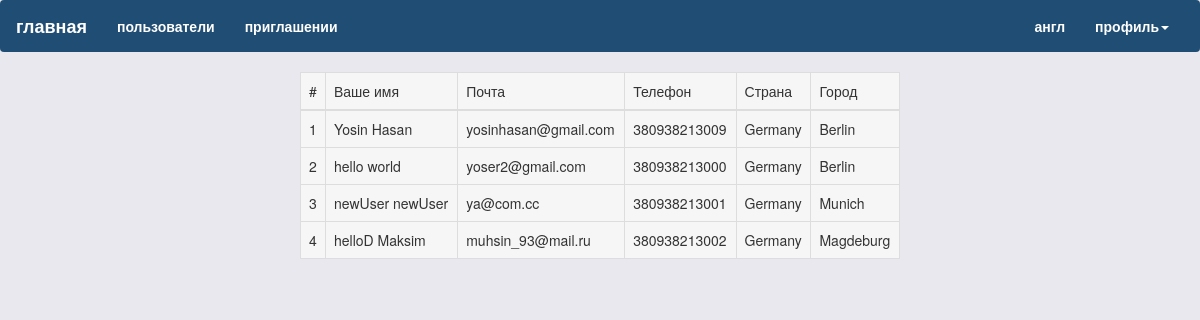
Screenshot of /index.php?view=users&lang=ru with the database file from the repository.
### tables this page shows
CREATE TABLE IF NOT EXISTS `users` (
`id` int(11) NOT NULL,
  `email` varchar(20) DEFAULT NULL,
  `password` varchar(32) DEFAULT NULL,
  `phone` varchar(12) DEFAULT NULL,
  `id_city` int(11) DEFAULT NULL,
  `invite` int(11) DEFAULT NULL,
  `firstName` varchar(20) NOT NULL,
  `lastName` varchar(20) NOT NULL
);

CREATE TABLE IF NOT EXISTS `countries` (
`id` int(11) NOT NULL,
  `country_name` varchar(60) DEFAULT NULL
);

CREATE TABLE IF NOT EXISTS `cities` (
`id` int(11) NOT NULL,
  `city_name` varchar(60) DEFAULT NULL,
  `id_country` int(11) DEFAULT NULL
);

### index.php (called while the page is built, shortened)
<?php
	$request = new Request();
	if ($request->view) {
		$view = $request->view;
		switch ($view) {
			case "users":
				$query = "SELECT `email`, `phone`, `firstName`, `lastName`, `city_name`, `country_name`
						 FROM `users` a
						 INNER JOIN `cities` b ON a.`id_city` = b.`id`
						 INNER JOIN `countries` c ON b.`id_country` = c.`id`";
				$db = Database::getDB();
				$data = $db->db->prepare($query);
				$data->execute();
				$users = $data->fetchAll(PDO::FETCH_ASSOC);
				break;
		}
	} else {
		$view = "start";
	}
	$langName = $_SESSION["lang"];
	require_once($view.".php");
?>

### libs/database.php (called while the page is built)
<?php
class Database extends DatabasePDO
{
	public static $DB = null;
	public static function getDB()
	{
		if (self::$DB != null) {
			return self::$DB;
		} else {
			self::$DB = new database(Config::DB_HOST, Config::DB_USER, Config::DB_PASSWORD, Config::DB_NAME);
		}
		return self::$DB;
	}
}

### libs/databasepdo.php (called while the page is built, shortened)
<?php
class DatabasePDO extends AbstractDB
{
    public function __construct($db_host, $db_user, $db_password, $db_name)
    {
        try {
            $this->db = new PDO("mysql:host=$db_host;dbname=$db_name", $db_user, $db_password);
        } catch (PDOException $e) {
            echo $e->getMessage();
        }
    }
}

### libs/request.php (called while the page is built, shortened)
<?php
class Request {
    private $data = array();
    public function __construct(){
        $this->data = $this->handle($_REQUEST);
    }
    public function __get($key) {
        if (array_key_exists($key,$this->data)) {
            return $this->data[$key];
        }
    }
    private function handle($arr){
        $r = array();
        foreach($arr as $k => $v){
            $r[$k] = htmlspecialchars($v);
        }
        return $r;
    }
}

### users.php (the view, shortened to what this page needs)
<?php require_once("header.phtml"); ?>
    <div class="users">
         <table class="table table-bordered">
           <thead>
                <tr>
                    <td>#</td>
                    <td><?=$lang[$langName]["name"];?></td>
                    <td><?=$lang[$langName]["email"];?></td>
                    <td><?=$lang[$langName]["phone"];?></td>
                    <td><?=$lang[$langName]["country"];?></td>
                    <td><?=$lang[$langName]["city"];?></td>
                </tr>
           </thead>
           <tbody>
            <?php if (isset($users)) { ?>
                <?php foreach($users as $key => $user) {?>
                <tr>
                    <td><?=$key+1;?></td>
                    <td><?=$user["firstName"]." ".$user["lastName"];?></td>
                    <td><?=$user["email"];?></td>
                    <td><?=$user["phone"];?></td>
                    <td><?=$user["country_name"];?></td>
                    <td><?=$user["city_name"];?></td>
                </tr>
                <tr>
                <?php } ?>
            <?php } ?>
           </tbody>
        </table>
        </div>
    </body>
</html>

### css/style.css (style rules this page uses)
body { background-color: #e8e8ee; }
.users { width: 600px; margin: 0 auto; background-color: #f6f6f6; }

### rows the page displays
users: firstName "Yosin", lastName "Hasan", email "yosinhasan@gmail.com", phone "380938213009", countries.country_name "Germany", id_city.city_name "Berlin"
users: firstName "hello", lastName "world", email "yoser2@gmail.com", phone "380938213000", countries.country_name "Germany", id_city.city_name "Berlin"
users: firstName "newUser", lastName "newUser", email "ya@com.cc", phone "380938213001", countries.country_name "Germany", id_city.city_name "Munich"
users: firstName "helloD", lastName "Maksim", email "muhsin_93@mail.ru", phone "380938213002", countries.country_name "Germany", id_city.city_name "Magdeburg"

### other values shown
$lang[$langName]["home"] "главная"
$lang[$langName]["users"] "пользователи"
$lang[$langName]["invites"] "приглашении"
$lang[$langName]["profile"] "профиль"
$lang[$langName]["name"] "Ваше имя"
$lang[$langName]["email"] "Почта"
$lang[$langName]["phone"] "Телефон"
$lang[$langName]["country"] "Страна"
$lang[$langName]["city"] "Город"
